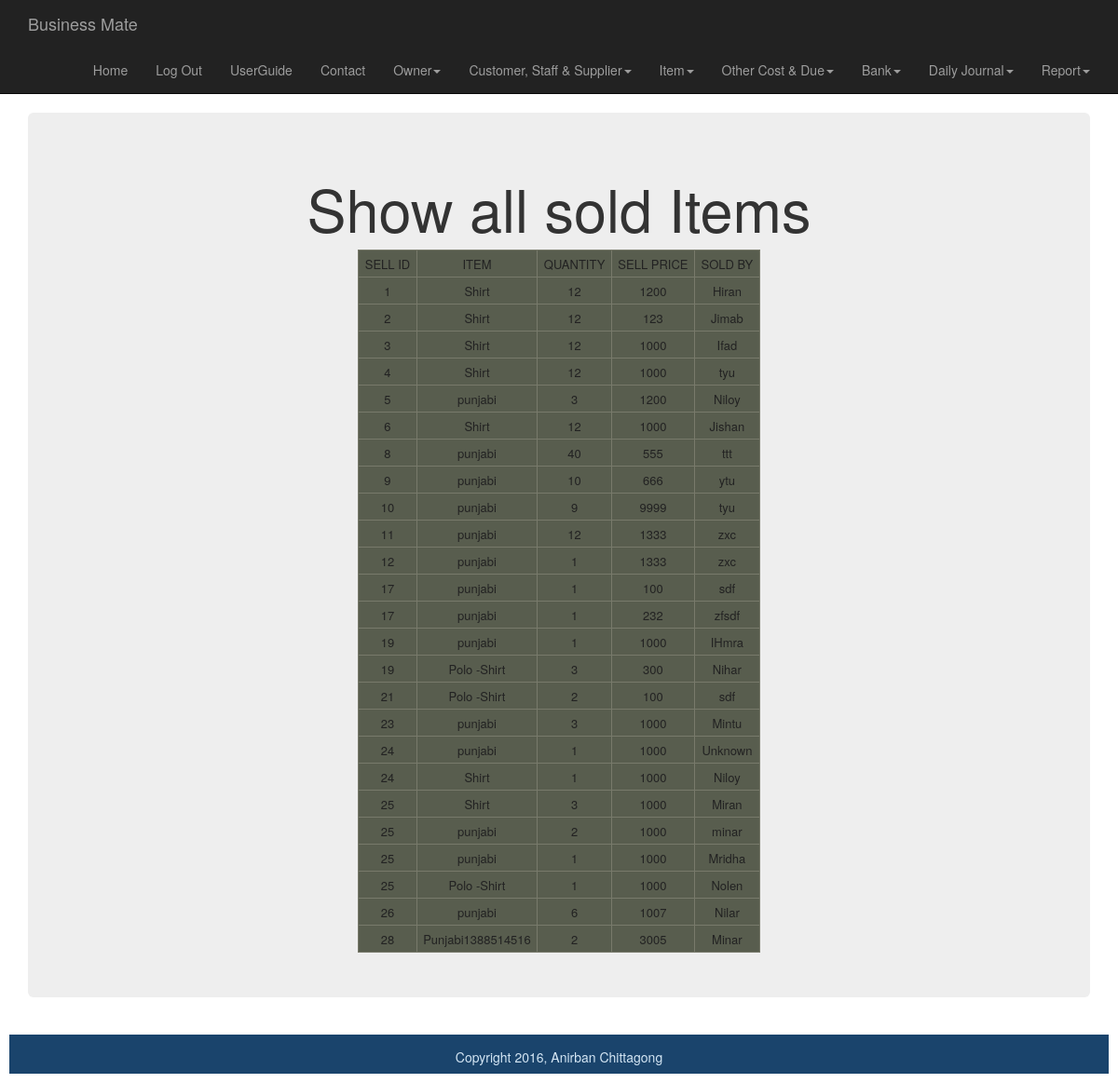
Screenshot of /smart_shop/item_section/searchItemSellByDate.php (signed in) with the database file from the repository.
### tables this page shows
CREATE TABLE IF NOT EXISTS `daily_item_sale` (
  `id` int(11) NOT NULL AUTO_INCREMENT,
  `sell_id` int(11) NOT NULL,
  `item_id` int(11) NOT NULL,
  `quantity` int(11) NOT NULL,
  `price` float NOT NULL,
  `sold_by` varchar(200) NOT NULL,
  `due_amount` float NOT NULL,
  `due_description` varchar(200) NOT NULL,
  `userId` int(11) NOT NULL,
  PRIMARY KEY (`id`),
  KEY `item_id` (`item_id`)
);

CREATE TABLE IF NOT EXISTS `item` (
  `id` int(11) NOT NULL AUTO_INCREMENT,
  `name` varchar(200) NOT NULL,
  `userId` int(11) NOT NULL,
  `quantity` int(11) NOT NULL,
  `store_id` int(11) NOT NULL,
  `sell_price` int(11) NOT NULL,
  `buy_price` int(11) NOT NULL,
  PRIMARY KEY (`id`)
);

### smart_shop/dbGeneralFunctions.php (called while the page is built, shortened)
<?php
	function get_item_by_id($item_id) {
		$connection =mysql_connect(DB_SERVER,DB_USER,DB_PASS);
		 $db_select=mysql_select_db(DB_NAME,$connection);
		 $user_id=$_SESSION['userId'];
		$query = "SELECT *
				FROM item WHERE userId = {$user_id} AND id = {$item_id} ";
		$result_set = mysql_query($query, $connection);
		return $result_set;
	}
?>

### smart_shop/item_section/searchItemSellByDate.php (the view, shortened to what this page needs)
<?php require_once("..\dbGeneralFunctions.php");?>
<?php
$connection =mysql_connect(DB_SERVER,DB_USER,DB_PASS);
 ?>
 <?php include("../includes/header.php"); ?>
		<div class="container">
		<div class="jumbotron">
		<h1>Show all sold Items </h1>
	<table>
 <?php
 $user_id=$_SESSION['userId'];
  $query= "SELECT * ";
  $query .= "FROM daily_item_sale ";
  $query .= "WHERE userId = {$user_id} ";
  $result_set= mysql_query($query,$connection);
   if( mysql_num_rows($result_set)>0)
				{
  echo "<tr><td>"."SELL ID"."</td><td>"."ITEM"."</td><td>"."QUANTITY"."</td><td>"."SELL PRICE"."</td><td>"."SOLD BY"."</td></tr>";
  while($row=mysql_fetch_array($result_set)){
	$item_set=get_item_by_id($row["item_id"]);
	$item= mysql_fetch_array($item_set);
	echo "<tr><td>".$row["sell_id"]."</td><td>".$item["name"]."</td><td>".$row["quantity"]."</td><td>".$row["price"]."</td><td>".$row["sold_by"]."</td></tr>";
  }
	}
				else {
					echo "Sorry, no data yet.";
				 }
?>
</table>
 </div>
 </div>
	<div id="footer">Copyright 2016, Anirban Chittagong</div>
	</body>
</html>

### smart_shop/css/styles.css (style rules this page uses)
table, tr, td { border: 1px solid #787A6B; margin:0 auto; font-size: 13px; line-height: 15px; padding: 0.5em; background:#585D4E; color:#222; text-align:center; }
.jumbotron { text-align:center; }
#footer { height: 3em; margin: 10px; padding: 1em; text-align: center; background: #1A446C; color: #D4E6F4; clear:both; }

### rows the page displays
daily_item_sale: sell "1", item.name "Shirt", quantity "12", price "1200", sold_by "Hiran"
daily_item_sale: sell "2", item.name "Shirt", quantity "12", price "123", sold_by "Jimab"
daily_item_sale: sell "3", item.name "Shirt", quantity "12", price "1000", sold_by "Ifad"
daily_item_sale: sell "4", item.name "Shirt", quantity "12", price "1000", sold_by "tyu"
daily_item_sale: sell "5", item.name "punjabi", quantity "3", price "1200", sold_by "Niloy"
daily_item_sale: sell "6", item.name "Shirt", quantity "12", price "1000", sold_by "Jishan"
daily_item_sale: sell "8", item.name "punjabi", quantity "40", price "555", sold_by "ttt"
daily_item_sale: sell "9", item.name "punjabi", quantity "10", price "666", sold_by "ytu"
daily_item_sale: sell "10", item.name "punjabi", quantity "9", price "9999", sold_by "tyu"
daily_item_sale: sell "11", item.name "punjabi", quantity "12", price "1333", sold_by "zxc"
daily_item_sale: sell "12", item.name "punjabi", quantity "1", price "1333", sold_by "zxc"
daily_item_sale: sell "17", item.name "punjabi", quantity "1", price "100", sold_by "sdf"
daily_item_sale: sell "17", item.name "punjabi", quantity "1", price "232", sold_by "zfsdf"
daily_item_sale: sell "19", item.name "punjabi", quantity "1", price "1000", sold_by "IHmra"
daily_item_sale: sell "19", item.name "Polo -Shirt", quantity "3", price "300", sold_by "Nihar"
daily_item_sale: sell "21", item.name "Polo -Shirt", quantity "2", price "100", sold_by "sdf"
daily_item_sale: sell "23", item.name "punjabi", quantity "3", price "1000", sold_by "Mintu"
daily_item_sale: sell "24", item.name "punjabi", quantity "1", price "1000", sold_by "Unknown"
daily_item_sale: sell "24", item.name "Shirt", quantity "1", price "1000", sold_by "Niloy"
daily_item_sale: sell "25", item.name "Shirt", quantity "3", price "1000", sold_by "Miran"
daily_item_sale: sell "25", item.name "punjabi", quantity "2", price "1000", sold_by "minar"
daily_item_sale: sell "25", item.name "punjabi", quantity "1", price "1000", sold_by "Mridha"
daily_item_sale: sell "25", item.name "Polo -Shirt", quantity "1", price "1000", sold_by "Nolen"
daily_item_sale: sell "26", item.name "punjabi", quantity "6", price "1007", sold_by "Nilar"
daily_item_sale: sell "28", item.name "Punjabi1388514516", quantity "2", price "3005", sold_by "Minar"
